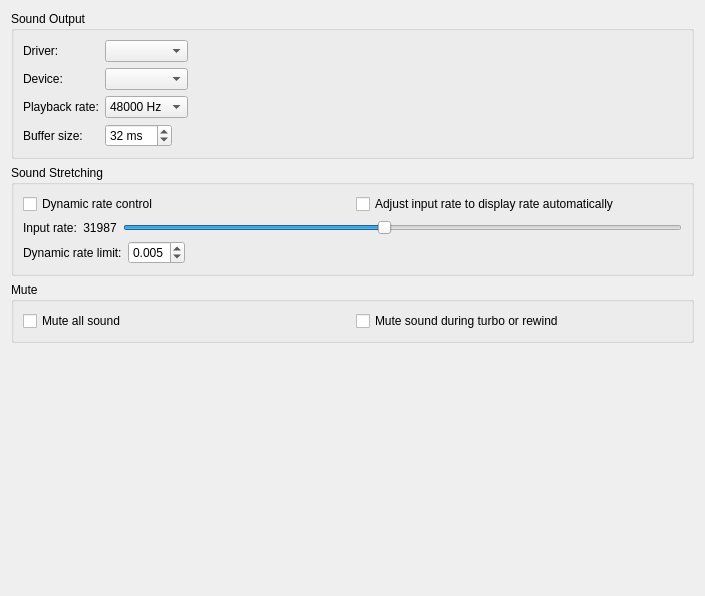
<?xml version="1.0" encoding="UTF-8"?>
<ui version="4.0">
 <class>SoundPanel</class>
 <widget class="QWidget" name="SoundPanel">
  <property name="geometry">
   <rect>
    <x>0</x>
    <y>0</y>
    <width>705</width>
    <height>596</height>
   </rect>
  </property>
  <property name="windowTitle">
   <string>Form</string>
  </property>
  <layout class="QVBoxLayout" name="verticalLayout">
   <item>
    <widget class="QGroupBox" name="groupBox">
     <property name="title">
      <string>Sound Output</string>
     </property>
     <layout class="QVBoxLayout" name="verticalLayout_2">
      <item>
       <layout class="QGridLayout" name="gridLayout" rowminimumheight="0,0,0,0">
        <item row="3" column="1" colspan="2">
         <widget class="QSpinBox" name="spinBox_buffer_size">
          <property name="sizePolicy">
           <sizepolicy hsizetype="Fixed" vsizetype="Fixed">
            <horstretch>0</horstretch>
            <verstretch>0</verstretch>
           </sizepolicy>
          </property>
          <property name="suffix">
           <string> ms</string>
          </property>
          <property name="minimum">
           <number>16</number>
          </property>
          <property name="maximum">
           <number>256</number>
          </property>
          <property name="value">
           <number>32</number>
          </property>
         </widget>
        </item>
        <item row="2" column="1">
         <widget class="QComboBox" name="comboBox_playback_rate">
          <property name="sizePolicy">
           <sizepolicy hsizetype="Fixed" vsizetype="Fixed">
            <horstretch>0</horstretch>
            <verstretch>0</verstretch>
           </sizepolicy>
          </property>
          <item>
           <property name="text">
            <string>48000 Hz</string>
           </property>
          </item>
          <item>
           <property name="text">
            <string>44100 Hz</string>
           </property>
          </item>
         </widget>
        </item>
        <item row="3" column="0">
         <widget class="QLabel" name="label_5">
          <property name="text">
           <string>Buffer size:</string>
          </property>
         </widget>
        </item>
        <item row="1" column="0">
         <widget class="QLabel" name="label_2">
          <property name="text">
           <string>Device:</string>
          </property>
         </widget>
        </item>
        <item row="1" column="1">
         <widget class="QComboBox" name="comboBox_device">
          <property name="sizePolicy">
           <sizepolicy hsizetype="Preferred" vsizetype="Fixed">
            <horstretch>0</horstretch>
            <verstretch>0</verstretch>
           </sizepolicy>
          </property>
          <property name="toolTip">
           <string>Choose a device to render output. If you have no integrated graphics, there will be only one choice.</string>
          </property>
         </widget>
        </item>
        <item row="1" column="2">
         <spacer name="horizontalSpacer">
          <property name="orientation">
           <enum>Qt::Horizontal</enum>
          </property>
          <property name="sizeHint" stdset="0">
           <size>
            <width>40</width>
            <height>20</height>
           </size>
          </property>
         </spacer>
        </item>
        <item row="0" column="0">
         <widget class="QLabel" name="label">
          <property name="text">
           <string>Driver:</string>
          </property>
         </widget>
        </item>
        <item row="0" column="1">
         <widget class="QComboBox" name="comboBox_driver">
          <property name="sizePolicy">
           <sizepolicy hsizetype="Preferred" vsizetype="Fixed">
            <horstretch>0</horstretch>
            <verstretch>0</verstretch>
           </sizepolicy>
          </property>
          <property name="toolTip">
           <string>Select the output driver.</string>
          </property>
         </widget>
        </item>
        <item row="2" column="0">
         <widget class="QLabel" name="label_3">
          <property name="text">
           <string>Playback rate:</string>
          </property>
         </widget>
        </item>
       </layout>
      </item>
     </layout>
    </widget>
   </item>
   <item>
    <widget class="QGroupBox" name="groupBox_2">
     <property name="title">
      <string>Sound Stretching</string>
     </property>
     <layout class="QVBoxLayout" name="verticalLayout_3">
      <item>
       <layout class="QHBoxLayout" name="horizontalLayout_5">
        <item>
         <widget class="QCheckBox" name="checkBox_dynamic_rate_control">
          <property name="text">
           <string>Dynamic rate control</string>
          </property>
         </widget>
        </item>
        <item>
         <widget class="QCheckBox" name="checkBox_adjust_input_rate">
          <property name="text">
           <string>Adjust input rate to display rate automatically</string>
          </property>
         </widget>
        </item>
       </layout>
      </item>
      <item>
       <layout class="QHBoxLayout" name="horizontalLayout_2">
        <item>
         <widget class="QLabel" name="label_4">
          <property name="text">
           <string>Input rate:</string>
          </property>
         </widget>
        </item>
        <item>
         <widget class="QLabel" name="label_input_rate">
          <property name="text">
           <string>31987</string>
          </property>
          <property name="alignment">
           <set>Qt::AlignCenter</set>
          </property>
         </widget>
        </item>
        <item>
         <layout class="QHBoxLayout" name="horizontalLayout">
          <item>
           <widget class="QSlider" name="horizontalSlider_input_rate">
            <property name="minimum">
             <number>31800</number>
            </property>
            <property name="maximum">
             <number>32200</number>
            </property>
            <property name="value">
             <number>31987</number>
            </property>
            <property name="orientation">
             <enum>Qt::Horizontal</enum>
            </property>
            <property name="tickPosition">
             <enum>QSlider::NoTicks</enum>
            </property>
           </widget>
          </item>
         </layout>
        </item>
       </layout>
      </item>
      <item>
       <layout class="QHBoxLayout" name="horizontalLayout_3">
        <item>
         <widget class="QLabel" name="label_6">
          <property name="sizePolicy">
           <sizepolicy hsizetype="Fixed" vsizetype="Preferred">
            <horstretch>0</horstretch>
            <verstretch>0</verstretch>
           </sizepolicy>
          </property>
          <property name="text">
           <string>Dynamic rate limit:</string>
          </property>
         </widget>
        </item>
        <item>
         <widget class="QDoubleSpinBox" name="doubleSpinBox_dynamic_rate_limit">
          <property name="sizePolicy">
           <sizepolicy hsizetype="Fixed" vsizetype="Fixed">
            <horstretch>0</horstretch>
            <verstretch>0</verstretch>
           </sizepolicy>
          </property>
          <property name="decimals">
           <number>3</number>
          </property>
          <property name="maximum">
           <double>0.050000000000000</double>
          </property>
          <property name="singleStep">
           <double>0.001000000000000</double>
          </property>
          <property name="value">
           <double>0.005000000000000</double>
          </property>
         </widget>
        </item>
        <item>
         <spacer name="horizontalSpacer_2">
          <property name="orientation">
           <enum>Qt::Horizontal</enum>
          </property>
          <property name="sizeHint" stdset="0">
           <size>
            <width>40</width>
            <height>20</height>
           </size>
          </property>
         </spacer>
        </item>
       </layout>
      </item>
     </layout>
    </widget>
   </item>
   <item>
    <widget class="QGroupBox" name="groupBox_3">
     <property name="title">
      <string>Mute</string>
     </property>
     <layout class="QHBoxLayout" name="horizontalLayout_4">
      <item>
       <widget class="QCheckBox" name="checkBox_mute_sound">
        <property name="text">
         <string>Mute all sound</string>
        </property>
       </widget>
      </item>
      <item>
       <widget class="QCheckBox" name="checkBox_mute_during_alt_speed">
        <property name="text">
         <string>Mute sound during turbo or rewind</string>
        </property>
       </widget>
      </item>
     </layout>
    </widget>
   </item>
   <item>
    <spacer name="verticalSpacer">
     <property name="orientation">
      <enum>Qt::Vertical</enum>
     </property>
     <property name="sizeHint" stdset="0">
      <size>
       <width>20</width>
       <height>40</height>
      </size>
     </property>
    </spacer>
   </item>
  </layout>
 </widget>
 <resources/>
 <connections/>
</ui>
